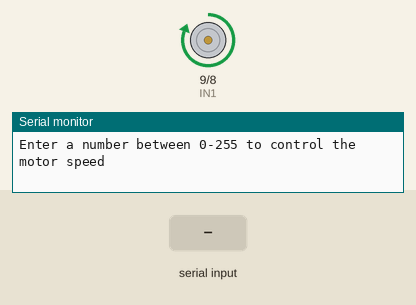
Simulated run of this sketch. Board: Arduino Uno, built with avr-gcc and run on an emulated ATmega328P. On the bench: motor-driver pin pairs drawn as motors (green arrow = first pin HIGH = forward, orange = second pin HIGH = backward, longer = more drive, scaled by the enable pin), the last lines printed to the serial monitor. The test bench sets the inputs (shaded band).

Above: at 1.2 s.
1.3 s: "90,45\n" received over Serial
At 5.5 s:
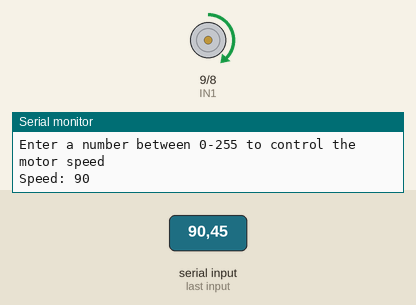
6.5 s: "30,150\n" received over Serial
At 8.6 s:
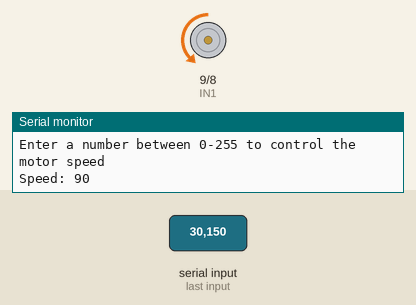
21.5 s: "200\n" received over Serial
At 23.6 s:
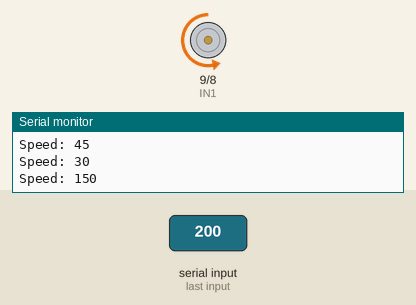
Timing chart, 0 to 31.0 s (numbered marks = the images above; inputs shaded):
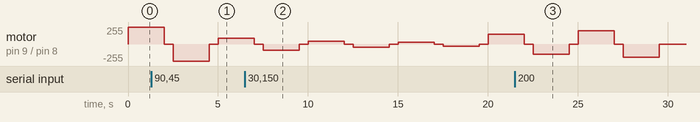

The sketch:

Motor_Driver_Test.ino
```cpp
/*
Test sketch to determine if one motor connected to a L298N motor controller will work with an Arduino UNO
*/

int IN1 = 9;
int IN2 = 8;
int ENA = 10;

void setup() {
  // put your setup code here, to run once:
  pinMode(IN1, OUTPUT);
  pinMode(IN2, OUTPUT);
  pinMode(ENA, OUTPUT);
  Serial.begin(9600);
  Serial.println("Enter a number between 0-255 to control the motor speed");
}

int speed = 255;

void loop() {
  // put your main code here, to run repeatedly:
  getSpeed();
  forward(speed);
  delay(2000);
  stop();
  delay(500);
  backward(speed);
  delay(2000);
  stop();
  delay(500);
}

void forward(int speed) {
  digitalWrite(IN1, HIGH);
  digitalWrite(IN2, LOW);
  analogWrite(ENA, speed);
}

void backward(int speed) {
  digitalWrite(IN1, LOW);
  digitalWrite(IN2, HIGH);
  analogWrite(ENA, speed);
}

void stop() {
  digitalWrite(IN1, LOW);
  digitalWrite(IN2, LOW);
}

void getSpeed() {
  if (Serial.available() > 0) {
    int data = Serial.parseInt();
    if (data >= 0 && data < 256) {
      speed = data;
      Serial.print("Speed: ");
      Serial.println(speed);
    }
    else {
      Serial.println("Please enter a valid speed");
    }
  }
}
```
